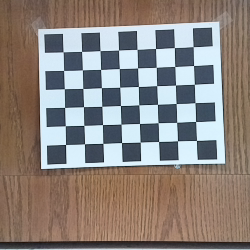
#> input picture calibrate_images/sample1.png, 250 x 250 px; its folder holds only this picture in this run
$ python calibrate.py
#> lines starting #> are read from the running program, lines starting #| are printed output that depends on the picture; after the words box and inside, x2 and y2 are one past the last pixel; in counts of white or black regions, pixels touching at a corner belong together; long printed decimals are rounded
# Import required modules
import cv2
import numpy as np
import os
import glob
from rosbags.rosbag2 import Reader
from rosbags.serde import deserialize_cdr
import matplotlib.pyplot as plt
import cv2

'''
rgb_folder = './calibrate_images/'
rgb_file = 'rosbag2_2023_04_20-16_35_55'

# create reader instance and open for reading
with Reader(rgb_folder+rgb_file) as reader:
    # topic and msgtype information is available on .connections list
    for connection in reader.connections:
        print(connection.topic, connection.msgtype)

    # iterate over messages
    for connection, timestamp, rawdata in reader.messages():
        if connection.topic == '/color/preview/image':
            img_msg = deserialize_cdr(rawdata, connection.msgtype)
#             print(img_msg.header.frame_id)

rgb = img_msg.data.reshape(250,250,3)
gray = cv2.cvtColor(rgb, cv2.COLOR_BGR2RGB)
# gray = cv2.cvtColor(rgb, cv2.COLOR_BGR2GRAY)
gray = cv2.resize(rgb, (640,480), interpolation = cv2.INTER_AREA)
plt.imshow(gray)
plt.show()

from PIL import Image
gray = Image.fromarray(gray, "RGB")
gray.save("./calibrate_images/sample4.png")

'''
# Define the dimensions of checkerboard
CHECKERBOARD = (6, 8)


# stop the iteration when specified
# accuracy, epsilon, is reached or
# specified number of iterations are completed.
criteria = (cv2.TERM_CRITERIA_EPS +
            cv2.TERM_CRITERIA_MAX_ITER, 30, 0.001)


# Vector for 3D points
threedpoints = []

# Vector for 2D points
twodpoints = []


#  3D points real world coordinates
objectp3d = np.zeros((1, CHECKERBOARD[0]
                      * CHECKERBOARD[1],
                      3), np.float32)
objectp3d[0, :, :2] = np.mgrid[0:CHECKERBOARD[0],
                               0:CHECKERBOARD[1]].T.reshape(-1, 2)
prev_img_shape = None


# Extracting path of individual image stored
folder = './calibrate_images/'
for filename in os.listdir(folder):
    if filename.endswith('png'):
        image = cv2.imread(os.path.join(folder,filename))
#> image is the input picture: shape (250, 250, 3); mean B, G, R 125.7, 130.9, 139.4
        image = cv2.resize(image, (640, 480), interpolation = cv2.INTER_LINEAR)
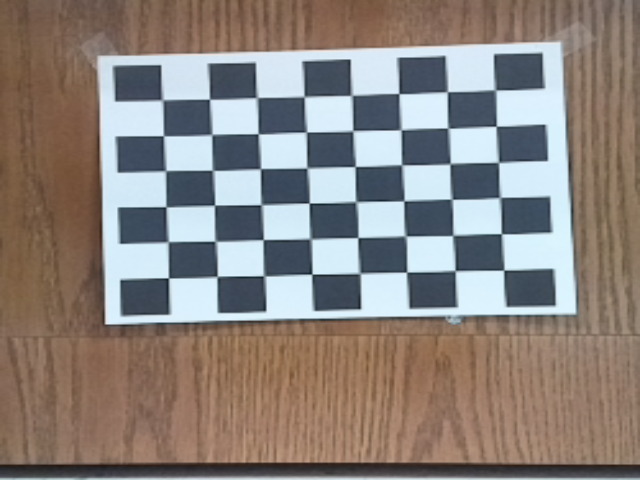
#> image: shape (480, 640, 3); mean B, G, R 125.6, 130.8, 139.2
        grayColor = cv2.cvtColor(image, cv2.COLOR_BGR2GRAY)
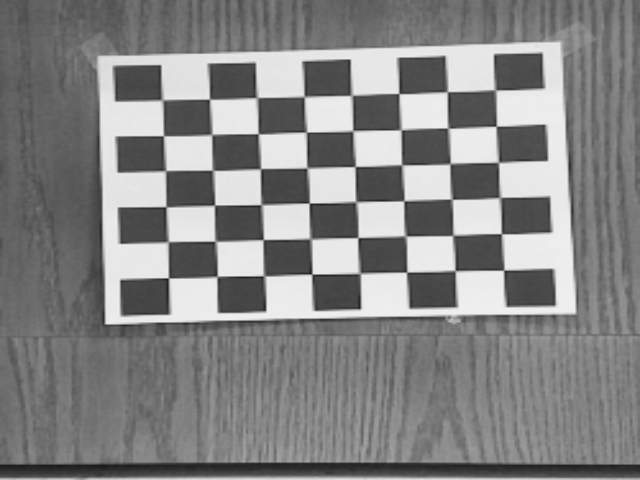
#> grayColor: shape (480, 640); min 26, max 240, mean 132.7

        # Find the chess board corners
        # If desired number of corners are found in the image then ret = true
        ret, corners = cv2.findChessboardCorners(
                        grayColor, CHECKERBOARD,
                        cv2.CALIB_CB_ADAPTIVE_THRESH
                        + cv2.CALIB_CB_FAST_CHECK +
                        cv2.CALIB_CB_NORMALIZE_IMAGE)
#> ret = True; corners = 48 rows, first 8: [495.7, 89.87], [496.2, 126.2], [498.7, 162.4], [499.9, 197.1], [501.3, 233.6], [503.8, 270.2], [447.5, 91.67], [447.5, 128]

        # If desired number of corners can be detected then,
        # refine the pixel coordinates and display them on the images of checker board
        if ret == True:
            threedpoints.append(objectp3d)

            # Refining pixel coordinates
            # for given 2d points.
            corners2 = cv2.cornerSubPix(
                grayColor, corners, (11, 11), (-1, -1), criteria)
#> corners2 = 48 rows, first 8: [495.4, 89.88], [496.2, 126.2], [498.5, 162.4], [499.8, 197.5], [501.4, 233.7], [503.8, 270.1], [447.4, 91.73], [448, 128.2]

            twodpoints.append(corners2)

            # Draw and display the corners
            image = cv2.drawChessboardCorners(image,
                                            CHECKERBOARD,
                                            corners2, ret)
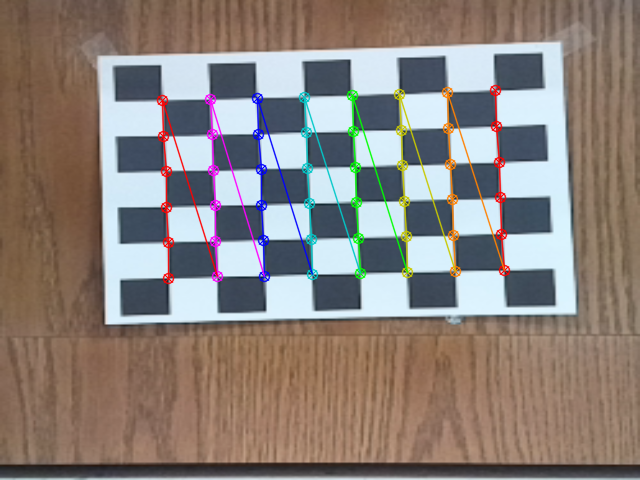
#> image: shape (480, 640, 3); 3.9% of pixels changed, all inside (x1, y1, x2, y2) = (156, 84, 511, 285)

        cv2.imshow('img', image)
        cv2.waitKey(0)

cv2.destroyAllWindows()

h, w = image.shape[:2]
#> h = 480; w = 640


# Perform camera calibration by
# passing the value of above found out 3D points (threedpoints)
# and its corresponding pixel coordinates of the
# detected corners (twodpoints)
ret, matrix, distortion, r_vecs, t_vecs = cv2.calibrateCamera(
    threedpoints, twodpoints, grayColor.shape[::-1], None, None)
#> ret = 0.422; matrix = [[1581.5, 0, 235.8], [0, 1186.3, 247.9], [0, 0, 1]]; distortion = [[0.301, 7.41, -0.00344, -0.0432, -66.28]]; r_vecs = ([-0.0157, 0.127, 1.54],); t_vecs = ([5.45, -4.37, 33.14],)


# Displaying required output
print(" Camera matrix:")
print(matrix)
#| [[1.58150715e+03 0.00000000e+00 2.35792550e+02]
#|  [0.00000000e+00 1.18627274e+03 2.47869893e+02]
#|  [0.00000000e+00 0.00000000e+00 1.00000000e+00]]

print("\n Distortion coefficient:")
print(distortion)
#| [[ 3.01287945e-01  7.41279331e+00 -3.44497493e-03 -4.32447615e-02
#|   -6.62766247e+01]]

print("\n Rotation Vectors:")
print(r_vecs)
#| (array([[-0.01568],
#|        [ 0.1266 ],
#|        [ 1.540]]),)

print("\n Translation Vectors:")
print(t_vecs)
#| (array([[ 5.455],
#|        [-4.368],
#|        [33.144]]),)


'''
Camera matrix:
[[380.35137528   0.         124.56690371]
 [  0.         382.9813493  143.1272969 ]
 [  0.           0.           1.        ]]

 Distortion coefficient:
[[ 3.78705295e-01 -2.88260992e+00  2.57854982e-02 -2.27272377e-03
   1.62991977e+01]]

 Rotation Vectors:
(array([[-0.00963123],
       [-0.00907175],
       [-1.56096746]]), array([[-0.03237968],
       [ 0.01172053],
       [-1.38039352]]), array([[0.00830266],
       [0.03486729],
       [1.53880035]]), array([[ 0.36317318],
       [-0.37621531],
       [ 1.53220419]]))

 Translation Vectors:
(array([[-3.84023461],
       [ 0.91055252],
       [18.58111833]]), array([[-4.43284102],
       [-0.34163618],
       [20.72506611]]), array([[ 3.67272497],
       [-5.15639586],
       [20.52184813]]), array([[ 3.35116942],
       [-3.38308484],
       [16.89381073]]))
'''

$ run again, on calibrate_images/sample2.png
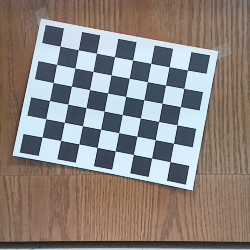
#> input picture calibrate_images/sample2.png, 250 x 250 px
#> image is the input picture: shape (250, 250, 3); mean B, G, R 126.6, 130.6, 138.3
#> `grayColor = cv2.cvtColor(image, cv2.COLOR_BGR2GRAY)`:
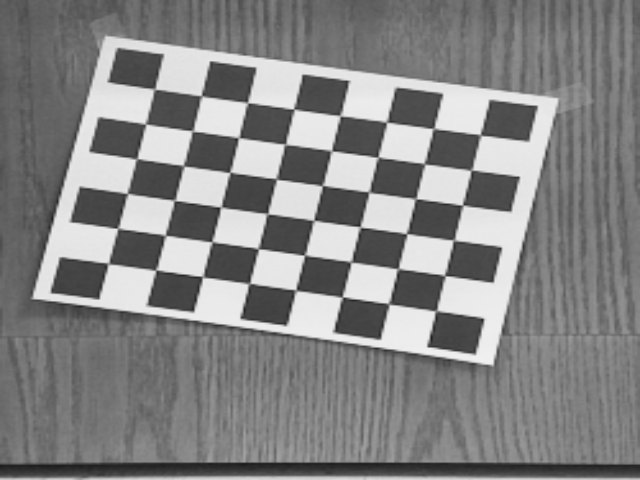
#> grayColor: shape (480, 640); min 28, max 240, mean 132.3
#> `ret, corners = cv2.findChessboardCorners( grayColor, CHECKERBOARD, cv2..`: ret = True; corners = 48 rows, first 8: [108.4, 263.6], [117.3, 228.3], [127.5, 193.4], [137.3, 158.4], [145.5, 124.2], [154.9, 89.29], [155.6, 270.3], [166, 235.5]
#> corners2 = 48 rows, first 8: [108.3, 263.5], [118, 228.6], [127.3, 193.5], [136.6, 158.7], [145.7, 123.9], [154.5, 88.91], [156.1, 270.1], [165.2, 235.2]
#> `image = cv2.drawChessboardCorners(image, CHECKERBOARD, corners2, ret)`:
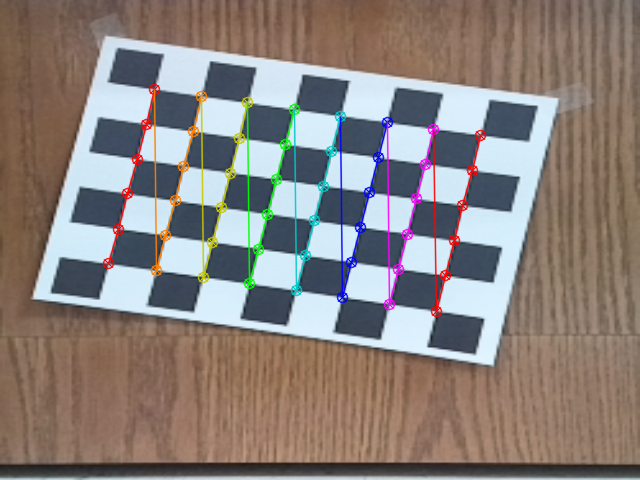
#> image: shape (480, 640, 3); mean B, G, R 125.1, 129.5, 138.5
#> `ret, matrix, distortion, r_vecs, t_vecs = cv2.calibrateCamera( threedp..`: ret = 0.221; matrix = [[2959.6, 0, 268], [0, 2240.4, 262.6], [0, 0, 1]]; distortion = [[2.73, -82.32, 0.0275, -0.0311, -0.0412]]; r_vecs = ([-0.127, -0.0458, -1.38],); t_vecs = ([-3.34, 0.0272, 62.73],)
#| [[2.95960201e+03 0.00000000e+00 2.68012162e+02]
#|  [0.00000000e+00 2.24035085e+03 2.62573273e+02]
#|  [0.00000000e+00 0.00000000e+00 1.00000000e+00]]
#| [[ 2.72974579e+00 -8.23214036e+01  2.75452908e-02 -3.11429002e-02
#|   -4.12131500e-02]]
#| (array([[-0.1274],
#|        [-0.04584],
#|        [-1.379]]),)
#| (array([[-3.33866922e+00],
#|        [ 2.72260340e-02],
#|        [ 6.27271209e+01]]),)

$ run again, on calibrate_images/sample3.png
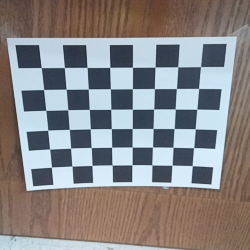
#> input picture calibrate_images/sample3.png, 250 x 250 px
#> image is the input picture: shape (250, 250, 3); mean B, G, R 133.7, 133.1, 135.6
#> `grayColor = cv2.cvtColor(image, cv2.COLOR_BGR2GRAY)`:
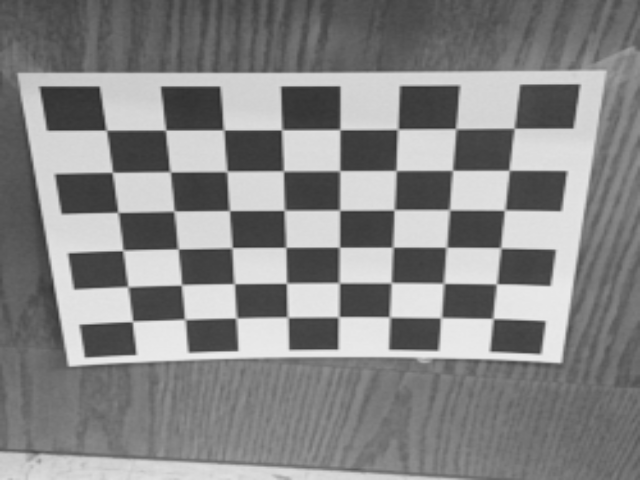
#> grayColor: shape (480, 640); min 44, max 235, mean 133.8
#> `ret, corners = cv2.findChessboardCorners( grayColor, CHECKERBOARD, cv2..`: ret = True; corners = 48 rows, first 8: [514.2, 128.2], [509.1, 170.3], [503.9, 210.8], [501.5, 248.3], [496.3, 283.9], [493.7, 318.7], [454.9, 128.3], [452.6, 170.3]
#> corners2 = 48 rows, first 8: [514.3, 128.2], [509, 170.3], [504.7, 210.2], [500.8, 247.8], [496.6, 283.9], [493, 318.5], [455.6, 128.7], [452.5, 170.4]
#> `image = cv2.drawChessboardCorners(image, CHECKERBOARD, corners2, ret)`:
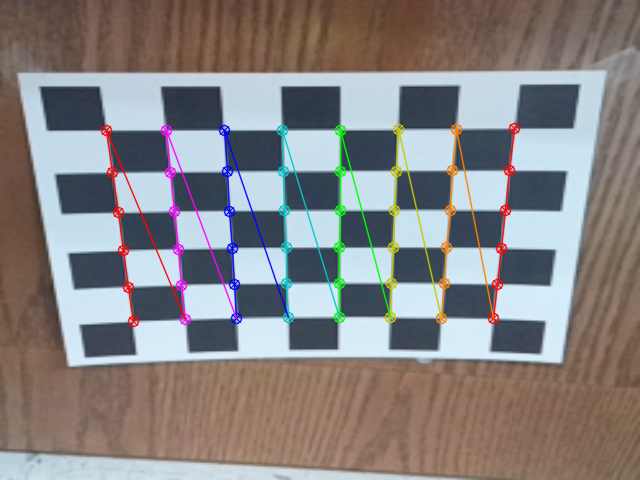
#> image: shape (480, 640, 3); mean B, G, R 131.9, 131.9, 135.7
#> `ret, matrix, distortion, r_vecs, t_vecs = cv2.calibrateCamera( threedp..`: ret = 0.383; matrix = [[990.1, 0, 314.3], [0, 796.8, 246], [0, 0, 1]]; distortion = [[0.532, -6.99, 0.0501, -0.0058, 52.85]]; r_vecs = ([0.431, -0.432, 1.52],); t_vecs = ([3.44, -2.55, 17.02],)
#| [[990.058   0.         314.325]
#|  [  0.         796.848 245.981]
#|  [  0.           0.           1.        ]]
#| [[ 5.31823875e-01 -6.99075745e+00  5.00500265e-02 -5.80312633e-03
#|    5.28457846e+01]]
#| (array([[ 0.4306],
#|        [-0.4319],
#|        [ 1.520]]),)
#| (array([[ 3.444],
#|        [-2.552],
#|        [17.023]]),)
